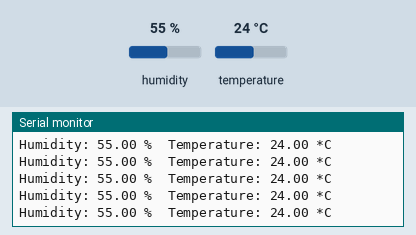
This sketch was run on a simulated Arduino Uno, built with avr-gcc and run on an emulated ATmega328P. On the bench: the last lines printed to the serial monitor. The inputs (shaded band) are chosen by the test bench; at power-on: humidity 55 %, temperature 24 °C.

Above: at 3.3 s.
3.4 s: humidity set to 22 %
At 5.0 s:
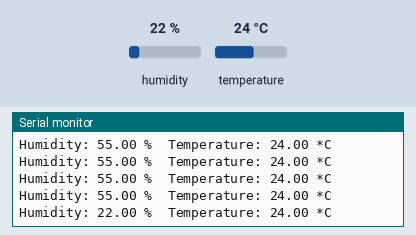
6.2 s: temperature set to 12 °C
At 6.2 s:
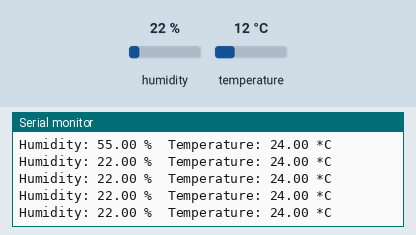
9.0 s: humidity set to 40 %
At 9.5 s:
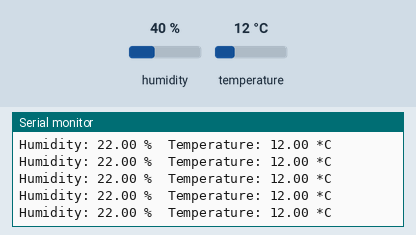
Timing chart, 0 to 12.0 s (numbered marks = the images above; inputs shaded):
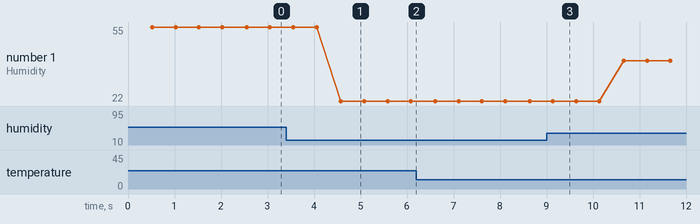

The sketch:

using_DHT11.ino
```cpp
#include "DHT.h"

#define DHTPIN 4      // Define the pin where the data line is connected
#define DHTTYPE DHT11 // Define the type of DHT sensor (DHT11)

DHT dht(DHTPIN, DHTTYPE);

void setup() {
  Serial.begin(115200);
  dht.begin();
  Serial.println("DHT11 sensor reading started");
}

void loop() {
  // Wait a few seconds between measurements.
  delay(500);

  // Reading temperature or humidity takes about 250 milliseconds!
  // Sensor readings may also be up to 2 seconds 'old' (its a very slow sensor)
  float humidity = dht.readHumidity();
  float temperature = dht.readTemperature();

  // Check if any reads failed and exit early (to try again).
  if (isnan(humidity) || isnan(temperature)) {
    Serial.println("Failed to read from DHT sensor!");
    return;
  }

  // Print the results to the Serial Monitor
  Serial.print("Humidity: ");
  Serial.print(humidity);
  Serial.print(" %\t");
  Serial.print("Temperature: ");
  Serial.print(temperature);
  Serial.println(" *C");
}
```

Measured:
- after the input at 3.4 s, the serial monitor: prints a new line after 1.2 s (image 1)
- plotted number 1: 55 → 22 after the input at 3.4 s, 22 → 40 after the input at 9.0 s
